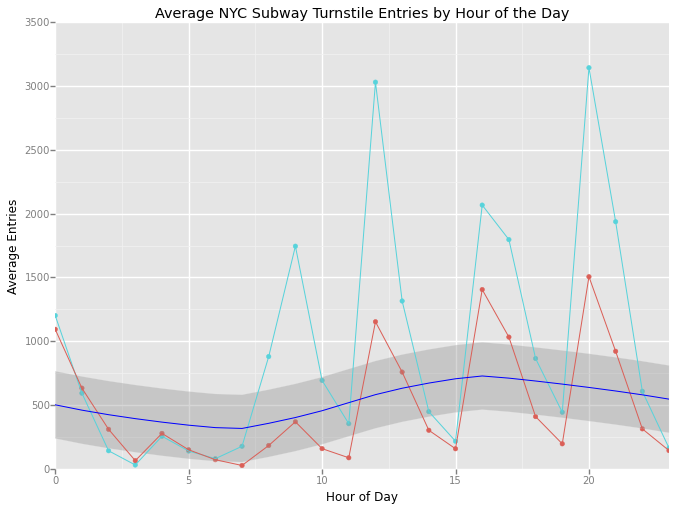

Write the Python code that produced this figure.
from pandas import *
from ggplot import *
#import ggplot as gg
import pandasql



def plot_weather_data(turnstile_weather):
    '''
    You are passed in a dataframe called turnstile_weather. 
    Use turnstile_weather along with ggplot to make a data visualization
    focused on the MTA and weather data we used in assignment #3.  
    You should feel free to implement something that we discussed in class 
    (e.g., scatterplots, line plots, or histograms) or attempt to implement
    something more advanced if you'd like.  

    Here are some suggestions for things to investigate and illustrate:
     * Ridership by time of day or day of week
     * How ridership varies based on Subway station
     * Which stations have more exits or entries at different times of day

    If you'd like to learn more about ggplot and its capabilities, take
    a look at the documentation at:
    https://pypi.python.org/pypi/ggplot/
     
    You can check out:
    https://www.dropbox.com/s/meyki2wl9xfa7yk/turnstile_data_master_with_weather.csv
     
    To see all the columns and data points included in the turnstile_weather 
    dataframe. 
     
    However, due to the limitation of our Amazon EC2 server, we are giving you about 1/3
    of the actual data in the turnstile_weather dataframe
    '''
    #print list(turnstile_weather.columns.values)
    
    # o.k. this is a dodgy place to do this logic but hey
    #
    # pandasql doesn't like the first unnamed column
    # I don't need it so bin it
    turnstile_weather = turnstile_weather.drop([turnstile_weather.columns[0]], axis=1)
    
    
    #
    # I want to separately plot weekday and weekend, so categorise the two
    #
    pandas.options.mode.chained_assignment = None
    turnstile_weather['Weekday'] = [1 if datetime.strptime(d,'%Y-%m-%d').weekday() < 5 else 0 for d in turnstile_weather['DATEn']]    
    
    q = """
        SELECT Hour, Weekday, AVG(ENTRIESn_hourly) AS avg_entries
        FROM turnstile_weather 
        GROUP BY Hour, Weekday
        """

    # Execute your SQL command against the pandas frame
    hourly_avg = pandasql.sqldf(q, locals())
    
    plot = ggplot(hourly_avg,aes('Hour','avg_entries',color='Weekday')) + \
            ggtitle("Average NYC Subway Turnstile Entries by Hour of the Day") +\
            ylab("Average Entries") +\
            xlab("Hour of Day") +\
            geom_point() +\
            geom_line() +\
            stat_smooth(colour='blue') +\
            theme(legend_title = element_text(colour="chocolate", size=16, face="bold")) + \
            xlim(0,23) + \
            ylim(0)
            
            

            
                
    return plot


print plot_weather_data(pandas.read_csv("./turnstile_data_master_with_weather.csv"))
